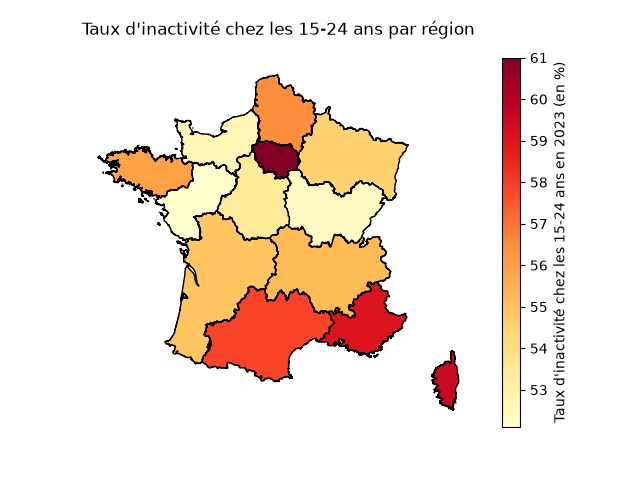

Source code (Python):
## Importation des modules
import pandas as pd
import numpy as np
import matplotlib.pyplot as plt
import geopandas as gpd

np.random.seed(123)

## Importation du jeu de données

data = pd.read_csv("/home/onyxia/Projet_Python_2A/inactivité_data/Régions/activité_régions.csv", sep=";", skiprows=2, dtype={"Code": str})
#skiprows sert à sauter les deux premières du document qui viendraient polluer notre data frame

## Nettoyage des données

#On va se débarrasser des données sur les Outre-Mer car on ne pourra pas les inclure dans la carte
data = data[~data["Code"].str.startswith("0")]
#Ensuite, on met les données de taux d'activité dans un format numérique pour pouvoir faire des calculs
data["Taux d'activité des 15-24 ans 2023"]=data["Taux d'activité des 15-24 ans 2023"].astype(float)

## Calcul du taux d'inactivité 
data["Taux d'inactivité chez les 15-24 ans 2023"] = 100-data["Taux d'activité des 15-24 ans 2023"]

## Création d'une carte
url_fond_de_carte =  ("https://minio.lab.sspcloud.fr/projet-cartiflette/production/"
                      "provider=IGN/dataset_family=ADMINEXPRESS/"
                      "source=EXPRESS-COG-CARTO-TERRITOIRE/year=2022/"
                      "administrative_level=REGION/crs=4326/FRANCE_ENTIERE=France/"
                      "vectorfile_format=geojson/territory=metropole/simplification=50/raw.geojson")

#Je n'arrive pas à utiliser cartiflette, donc je vais l'ouvrir avec geopandas
regions = gpd.read_file(url_fond_de_carte)
regions = regions[~(regions["INSEE_REG"]<10)]
regions = regions.to_crs(2154) #On projette sur du Lambert 93, comme préconisé dans le cours

regions["INSEE_REG"] = regions["INSEE_REG"].astype(str) 
#On passe le code INSEE des régions en string. Pour la jointure, c'est mieux...

carte = regions.merge(data, left_on="INSEE_REG", right_on="Code", how="left")

variable = "Taux d'inactivité chez les 15-24 ans 2023"

#On peut maintenanat faire la carte
graphe = carte.plot(column=variable, cmap="YlOrRd", edgecolor="black", legend=True, legend_kwds={"label": "Taux d'inactivité chez les 15-24 ans en 2023 (en %)"})
graphe.set_axis_off()
graphe.set_title("Taux d'inactivité chez les 15-24 ans par région")
plt.savefig("carte_inactivité_régions.png")
plt.show
